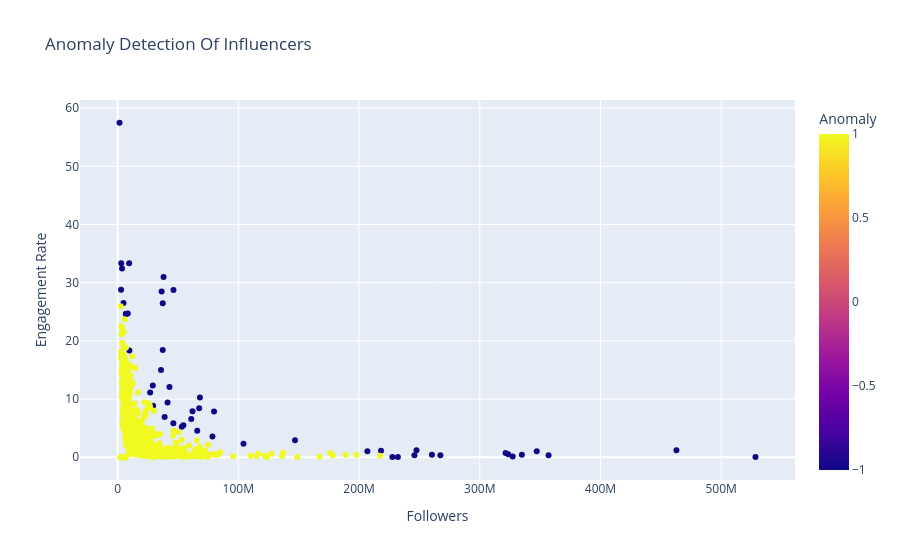

This figure's notebook cell:
### Code cell
fig = px.scatter(
    df,
    x='Followers',
    y='Engagement Rate',
    color='Anomaly',
    hover_data=['Name'],
    title='Anomaly Detection Of Influencers'
)

fig.show()

### Figure 1 — Plotly figure (JSON) as saved in the notebook; plotly's stock layout.template omitted (floating-point values rounded to 4 significant figures; data arrays with more than 128 entries replaced by an {"elided": "..."} marker saying what was removed)
{"data": [{"customdata": {"elided": "1000x1 str values"}, "hovertemplate": "Followers=%{x}<br>Engagement Rate=%{y}<br>Name=%{customdata[0]}<br>Anomaly=%{marker.color}<extra></extra>", "legendgroup": "", "marker": {"color": {"elided": "1000 int values"}, "coloraxis": "coloraxis", "symbol": "circle"}, "mode": "markers", "name": "", "orientation": "v", "showlegend": false, "type": "scatter", "x": {"elided": "1000 float values"}, "xaxis": "x", "y": {"elided": "1000 float values"}, "yaxis": "y"}], "layout": {"coloraxis": {"colorbar": {"title": {"text": "Anomaly"}}, "colorscale": [[0, "#0d0887"], [0.1111, "#46039f"], [0.2222, "#7201a8"], [0.3333, "#9c179e"], [0.4444, "#bd3786"], [0.5556, "#d8576b"], [0.6667, "#ed7953"], [0.7778, "#fb9f3a"], [0.8889, "#fdca26"], [1, "#f0f921"]]}, "legend": {"tracegroupgap": 0}, "title": {"text": "Anomaly Detection Of Influencers"}, "xaxis": {"anchor": "y", "domain": [0, 1], "title": {"text": "Followers"}}, "yaxis": {"anchor": "x", "domain": [0, 1], "title": {"text": "Engagement Rate"}}}}
